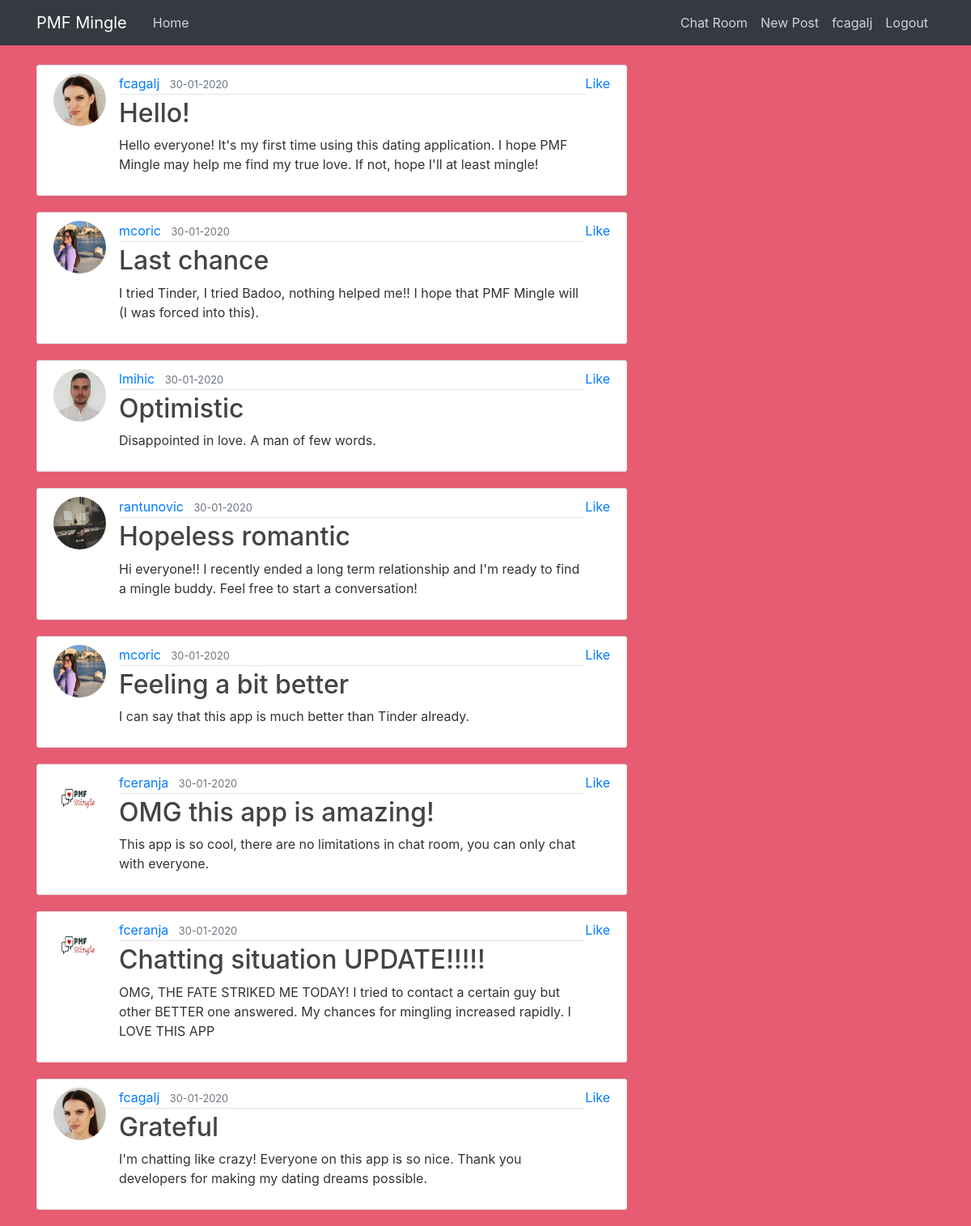
Screenshot of /home (signed in) with the database file from the repository.
### datingapp/models.py (models this page shows, shortened)
class User(db.Model, UserMixin):
    id = db.Column(db.Integer, primary_key=True)
    username = db.Column(db.String(20), unique=True, nullable=False)
    email = db.Column(db.String(120), unique=True, nullable=False)
    image_file = db.Column(db.String(20), nullable=False,
                           default='default.jpg')
    password = db.Column(db.String(60), nullable=False)
    gender = db.Column(db.String(20), nullable=False)
    preference = db.Column(db.String(20), nullable=False)
    posts = db.relationship('Post', backref='author', lazy=True)
    liked = db.relationship(
        'PostLike',
        foreign_keys='PostLike.user_id',
        backref='user', lazy='dynamic')
    def has_liked_post(self, post):
        return PostLike.query.filter(
            PostLike.user_id == self.id,
            PostLike.post_id == post.id).count() > 0

class Post(db.Model):
    id = db.Column(db.Integer, primary_key=True)
    title = db.Column(db.String(100), nullable=False)
    date_posted = db.Column(db.DateTime, nullable=False,
                            default=datetime.utcnow)
    content = db.Column(db.Text, nullable=False)
    user_id = db.Column(db.Integer, db.ForeignKey('user.id'), nullable=False)
    likes = db.relationship('PostLike', backref='post', lazy='dynamic')

### datingapp/routes.py (the view)
@app.route("/")
@app.route("/home")
def home():
    posts = Post.query.all()
    return render_template('home.html', posts=posts)

### datingapp/models.py (called while the page is built)
@login_manager.user_loader
def load_user(user_id):
    return User.query.get(int(user_id))

### datingapp/templates/home.html (shortened to what this page needs)
{% extends "layout.html" %}
{% block content %}
    {% for post in posts %}
    {% if current_user.preference == 'Both' %}
      {% if ((post.author.gender == 'Female') or (post.author.gender == 'Male'))  %}
          <article class="media content-section">
            <img class="rounded-circle article-img" src="{{ url_for('static', filename='profile_pics/' + post.author.image_file) }}">
            <div class="media-body">
              <div class="article-metadata">
                <a class="mr-2" href="{{ url_for('user_account', post_id=post.id)}}">{{ post.author.username }}</a>
                <small class="text-muted">{{ post.date_posted.strftime('%d-%m-%Y') }}</small>
              </div>
              <h2><a class="article-title" href="{{ url_for('post', post_id=post.id) }}">{{ post.title }}</a></h2>
              <p class="article-content">{{ post.content }}</p>
            </div>
            {% if current_user.has_liked_post(post) %}
            <a href="{{ url_for('like_action', post_id=post.id, action='unlike') }}">Unlike</a>
            {% else %}
            <a href="{{ url_for('like_action', post_id=post.id, action='like') }}">Like</a>
            {% endif %}
          </article>
        {% endif %}
    {% endif %}
    {% endfor %}
{% endblock content %}

### datingapp/templates/layout.html (shortened to what this page needs)
<!DOCTYPE html>
<html>
<head>
    <link rel="stylesheet" href="https://maxcdn.bootstrapcdn.com/bootstrap/4.0.0/css/bootstrap.min.css">
    <link rel="stylesheet" type="text/css" href="{{ url_for('static', filename='main.css') }}">
</head>
<body>
    <header class="site-header">
      <nav class="navbar navbar-expand-md navbar-dark bg-dark fixed-top">
        <div class="container">
          <a class="navbar-brand mr-4" href="/">PMF Mingle</a>
          <div class="collapse navbar-collapse" id="navbarToggle">
            <div class="navbar-nav mr-auto">
              <a class="nav-item nav-link" href="{{ url_for('home') }}">Home</a>
            </div>
            <div class="navbar-nav">
              {% if current_user.is_authenticated %}
                <a class="nav-item nav-link" href="{{ url_for('chat') }}">Chat Room</a>
                <a class="nav-item nav-link" href="{{ url_for('new_post') }}">New Post</a>
                <a class="nav-item nav-link" href="{{ url_for('account') }}">{{ current_user.username }}</a>
                <a class="nav-item nav-link" href="{{ url_for('logout') }}">Logout</a>
              {% else %}
                <a class="nav-item nav-link" href="{{ url_for('login') }}">Login</a>
                <a class="nav-item nav-link" href="{{ url_for('register') }}">Register</a>
              {% endif %}
            </div>
          </div>
        </div>
      </nav>
    </header>
    <main role="main" class="container">
      <div class="row">
        <div class="col-md-8">
          {% block content %}{% endblock %}
    </main>
</body>
</html>

### datingapp/static/main.css (style rules this page uses)
body { background: rgb(230, 92, 115); color: #333333; margin-top: 5rem; }
h1, h2, h3, h4, h5, h6 { color: #444444; }
.site-header .navbar-nav .nav-link { color: #cbd5db; }
.content-section { background: #ffffff; padding: 10px 20px; border: 1px solid #dddddd; border-radius: 3px; margin-bottom: 20px; }
.article-title { color: #444444; }
.article-content { white-space: pre-line; }
.article-img { height: 65px; width: 65px; margin-right: 16px; }
.article-metadata { padding-bottom: 1px; margin-bottom: 4px; border-bottom: 1px solid #e3e3e3; }

### rows the page displays
User: username "fcagalj"
Post: image_file (picture), author.username "fcagalj", date_posted "30-01-2020", title "Hello!", content "Hello everyone! It's my first time using this dating application. I hope PMF Mingle may help me find my true love. If not, hope I'll at least mingle!"
Post: image_file (picture), author.username "mcoric", date_posted "30-01-2020", title "Last chance", content "I tried Tinder, I tried Badoo, nothing helped me!! I hope that PMF Mingle will (I was forced into this)."
Post: image_file (picture), author.username "lmihic", date_posted "30-01-2020", title "Optimistic", content "Disappointed in love. A man of few words."
Post: image_file (picture), author.username "rantunovic", date_posted "30-01-2020", title "Hopeless romantic", content "Hi everyone!! I recently ended a long term relationship and I'm ready to find a mingle buddy. Feel free to start a conversation!"
Post: image_file (picture), author.username "mcoric", date_posted "30-01-2020", title "Feeling a bit better", content "I can say that this app is much better than Tinder already."
Post: image_file (placeholder picture), author.username "fceranja", date_posted "30-01-2020", title "OMG this app is amazing!", content "This app is so cool, there are no limitations in chat room, you can only chat with everyone."
Post: image_file (placeholder picture), author.username "fceranja", date_posted "30-01-2020", title "Chatting situation UPDATE!!!!!", content "OMG, THE FATE STRIKED ME TODAY! I tried to contact a certain guy but other BETTER one answered. My chances for mingling increased rapidly. I LOVE THIS APP"
Post: image_file (picture), author.username "fcagalj", date_posted "30-01-2020", title "Grateful", content "I'm chatting like crazy! Everyone on this app is so nice. Thank you developers for making my dating dreams possible."
